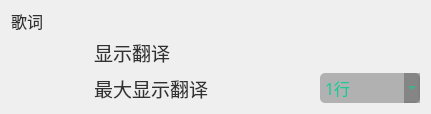
       <widget class="QWidget" name="layoutWidget_5">
        <property name="geometry">
         <rect>
          <x>10</x>
          <y>1220</y>
          <width>431</width>
          <height>101</height>
         </rect>
        </property>
        <layout class="QGridLayout" name="gridLayout_lyric">
         <item row="1" column="1">
          <widget class="QLabel" name="lyric_Label_2">
           <property name="minimumSize">
            <size>
             <width>0</width>
             <height>30</height>
            </size>
           </property>
           <property name="maximumSize">
            <size>
             <width>16777215</width>
             <height>30</height>
            </size>
           </property>
           <property name="font">
            <font>
             <family>黑体</family>
             <pointsize>14</pointsize>
            </font>
           </property>
           <property name="layoutDirection">
            <enum>Qt::LeftToRight</enum>
           </property>
           <property name="styleSheet">
            <string notr="true">QLabel
{
border:2px solid rgb(0,0,0,0);
background-color:transparent;
color:rgb(50,50,50);
border-radius:5px;
}</string>
           </property>
           <property name="text">
            <string>显示翻译</string>
           </property>
          </widget>
         </item>
         <item row="0" column="0">
          <widget class="QLabel" name="lyric_Label">
           <property name="minimumSize">
            <size>
             <width>70</width>
             <height>20</height>
            </size>
           </property>
           <property name="maximumSize">
            <size>
             <width>70</width>
             <height>20</height>
            </size>
           </property>
           <property name="font">
            <font>
             <family>黑体</family>
             <pointsize>12</pointsize>
            </font>
           </property>
           <property name="layoutDirection">
            <enum>Qt::LeftToRight</enum>
           </property>
           <property name="styleSheet">
            <string notr="true">QLabel
{
background-color:transparent;
color:rgb(50,50,50);
border-radius:5px;
}</string>
           </property>
           <property name="text">
            <string>歌词</string>
           </property>
          </widget>
         </item>
         <item row="2" column="1">
          <widget class="QLabel" name="lyric_Label_3">
           <property name="minimumSize">
            <size>
             <width>0</width>
             <height>30</height>
            </size>
           </property>
           <property name="maximumSize">
            <size>
             <width>16777215</width>
             <height>30</height>
            </size>
           </property>
           <property name="font">
            <font>
             <family>黑体</family>
             <pointsize>14</pointsize>
            </font>
           </property>
           <property name="layoutDirection">
            <enum>Qt::LeftToRight</enum>
           </property>
           <property name="styleSheet">
            <string notr="true">QLabel
{
border:2px solid rgb(0,0,0,0);
background-color:transparent;
color:rgb(50,50,50);
border-radius:5px;
}</string>
           </property>
           <property name="text">
            <string>最大显示翻译</string>
           </property>
          </widget>
         </item>
         <item row="2" column="2">
          <widget class="QComboBox" name="lyrci_comboBox">
           <property name="minimumSize">
            <size>
             <width>100</width>
             <height>30</height>
            </size>
           </property>
           <property name="maximumSize">
            <size>
             <width>100</width>
             <height>30</height>
            </size>
           </property>
           <property name="font">
            <font>
             <family>黑体</family>
             <pointsize>12</pointsize>
            </font>
           </property>
           <property name="layoutDirection">
            <enum>Qt::LeftToRight</enum>
           </property>
           <property name="styleSheet">
            <string notr="true">QComboBox {
    background-color: rgb(30,30,30,0.3);
    color: rgb(30,200,150);
    border-radius: 5px;
    padding: 5px;
    border: none;
}

QComboBox:disabled {
    background-color: rgb(30,30,30,0.1);
    color: rgb(30,200,150,0.5);
}

QComboBox:hover {
    background-color: rgba(30,200,150,0.3);
}


QComboBox::drop-down {
    width: 20px;
    border-left: none;
    image: url(:/ico/MusicIco/down.png);
}

QComboBox QAbstractItemView {
	border-radius: 5px;
    color: rgb(30,200,150);
    selection-background-color: rgba(30,200,150,0.4);
    outline: none;
    border: none;
}</string>
           </property>
           <property name="sizeAdjustPolicy">
            <enum>QComboBox::AdjustToContentsOnFirstShow</enum>
           </property>
           <item>
            <property name="text">
             <string>1行</string>
            </property>
           </item>
           <item>
            <property name="text">
             <string>2行</string>
            </property>
           </item>
           <item>
            <property name="text">
             <string>3行</string>
            </property>
           </item>
           <item>
            <property name="text">
             <string>4行</string>
            </property>
           </item>
          </widget>
         </item>
        </layout>
       </widget>
